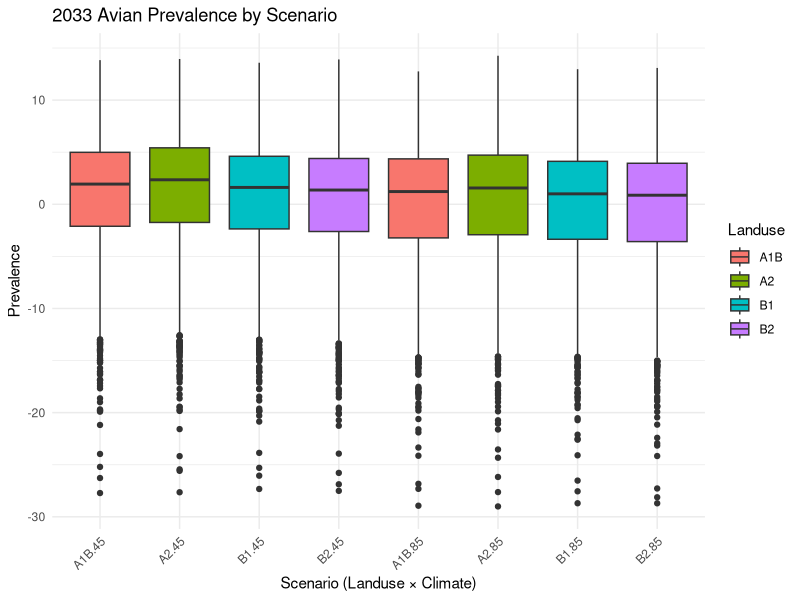
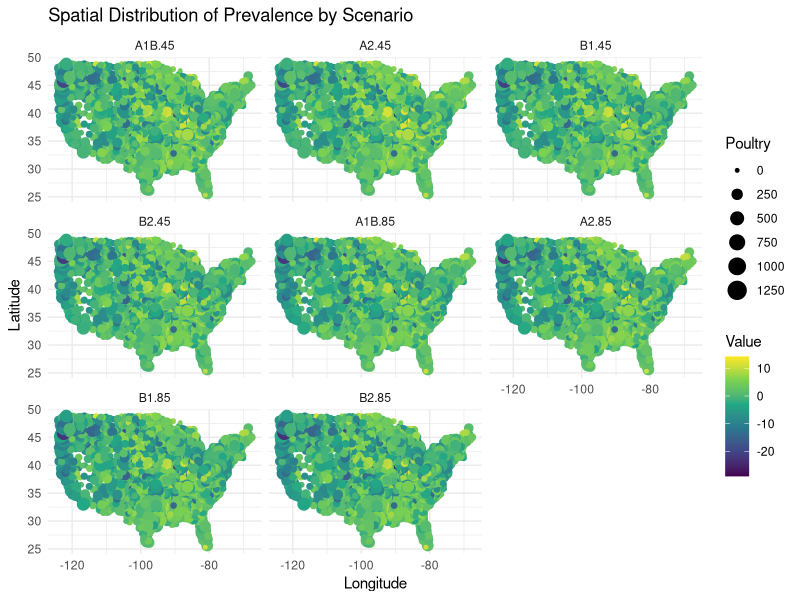

The R source for these figures, in order:
#
rm(list = ls()) 
library(tidyverse)
library(reshape2)
library(multcomp)
library(ggplot2)

#
df <- read.csv("2099.csv")

#
df_long <- melt(df,
                id.vars = c("Longitude", "Latitude", "Poultry"),
                measure.vars = c("X2099A1B45", "X2099A245", "X2099B145", "X2099B245",
                                 "X2099A1B85", "X2099A285", "X2099B185", "X2099B285"),
                variable.name = "Scenario", value.name = "Value")

#
df_long$Scenario <- gsub("^X2099", "", df_long$Scenario)
df_long <- df_long %>%
  mutate(
    Landuse = case_when(
      grepl("A1B", Scenario) ~ "A1B",
      grepl("A2", Scenario) ~ "A2",
      grepl("B1", Scenario) ~ "B1",
      grepl("B2", Scenario) ~ "B2"
    ),
    Climate = case_when(
      grepl("45", Scenario) ~ "45",
      grepl("85", Scenario) ~ "85"
    )
  )


df_long$Landuse <- factor(df_long$Landuse, levels = c("A1B", "A2", "B1", "B2"))
df_long$Climate <- factor(df_long$Climate, levels = c("45", "85"))

#
df_long$Interaction <- interaction(df_long$Landuse, df_long$Climate)

#
model_spatial <- lm(Value ~ Landuse * Climate + Longitude + Latitude,
                    data = df_long,
                    weights = Poultry)

#
cat("=== Model Summary ===\n")
print(summary(model_spatial))

cat("\n=== ANOVA Result ===\n")
print(anova(model_spatial))

#
model_inter <- lm(Value ~ Interaction + Longitude + Latitude,
                  data = df_long,
                  weights = Poultry)

tukey_result <- glht(model_inter, linfct = mcp(Interaction = "Tukey"))
cat("\n=== Tukey HSD Results ===\n")
print(summary(tukey_result))

#
ggplot(df_long, aes(x = Interaction, y = Value, fill = Landuse)) +
  geom_boxplot() +
  theme_minimal() +
  labs(title = "2033 Avian Prevalence by Scenario",
       x = "Scenario (Landuse × Climate)",
       y = "Prevalence") +
  theme(axis.text.x = element_text(angle = 45, hjust = 1))

# 
ggplot(df_long, aes(x = Longitude, y = Latitude)) +
  geom_point(aes(color = Value, size = Poultry)) +
  facet_wrap(~ Interaction) +
  scale_color_viridis_c() +
  theme_minimal() +
  labs(title = "Spatial Distribution of Prevalence by Scenario",
       x = "Longitude", y = "Latitude")
